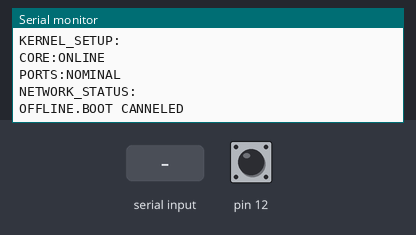
This sketch was run on a simulated Arduino Uno, built with avr-gcc and run on an emulated ATmega328P. Parts: the last lines printed to the serial monitor. Inputs (shaded band) come from the test bench; at power-on: pin 12 HIGH.

Above: at 2.3 s.
2.4 s: pin 12 pulled LOW for 0.15 s
At 3.1 s:
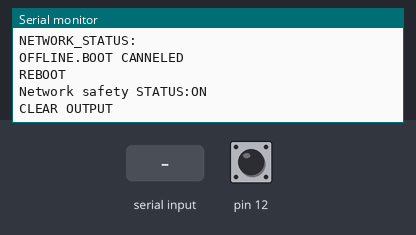
4.0 s: "2" received over Serial
7.0 s: "1" received over Serial
At 8.8 s:
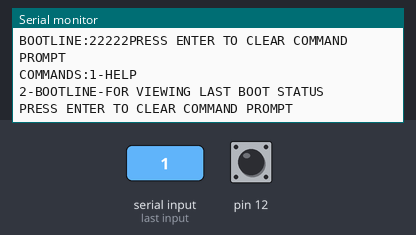

The sketch:

BootOS.ino
```cpp
String message;
int bootline;
int bootcomplete;
int wasd;
int command;

void setup() {
  Start:
  pinMode(12,INPUT_PULLUP);
  Serial.begin(9600);
  boot(0);
}
int boot(bool def){
  if(bootcomplete==0);
  Serial.println("KERNEL_SETUP:");
  delay(100);
  Serial.println("CORE:ONLINE");
  delay(1000);
  Serial.println("PORTS:NOMINAL");
  Serial.println("NETWORK_STATUS:");
  if(def==0){
    Serial.println("OFFLINE.BOOT CANNELED");
    bootline=22111;
    bootcomplete=1;
  }
  if(def==1){
    Serial.println("ONLINE");
    delay(100);
    Serial.println("MONITOR:NOMINAL AND WORKING");
    Serial.println("OS INIT().BOOT COMPLETE");
    bootline=22222;
    bootcomplete=1;
  }
}

void loop() {
  // put your main code here, to run repeatedly:
 while (Serial.available()) {
    char incomingChar = Serial.read();
    if (incomingChar >= '0' && incomingChar <= '9') {
      if(incomingChar=='2'){
          Serial.print("BOOTLINE:");
          Serial.print(bootline);
      }
      if(incomingChar=='1'){
        Serial.print("COMMANDS:");
        Serial.println("1-HELP");
        Serial.println("2-BOOTLINE-FOR VIEWING LAST BOOT STATUS");}
      Serial.println("PRESS ENTER TO CLEAR COMMAND PROMPT");
    }
}
bool buttonIsUp = digitalRead(12);
 if (buttonIsUp==0) {
    delay(10);
    // ...и считываем сигнал снова
    buttonIsUp = digitalRead(12);
    if (buttonIsUp==0) {
     Serial.println("REBOOT");
     Serial.println("Network safety STATUS:ON");
     Serial.println("CLEAR OUTPUT");
     delay(2000);
     boot(1);
     delay(2000);
    }
  }
}
```

Measured:
- after the input at 2.4 s, the serial monitor: prints a new line at once (image 1)
- after the input at 7.0 s, the serial monitor: prints a new line after 0.66 s (image 2)
